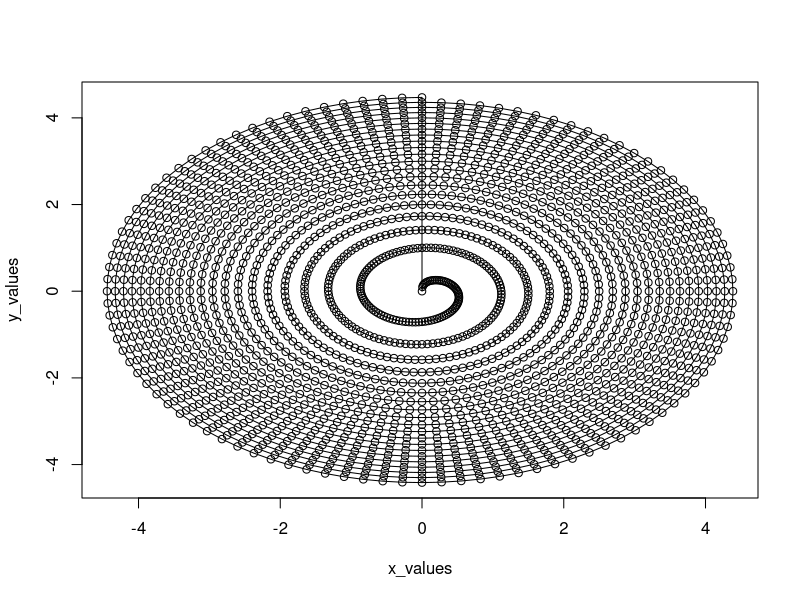

The R script that drew this image:
# plot (sqrt(t) * sin(2*pi*t), sqrt(t) * cos(2*pi*t)), for t = 0 -> 20, 0.01
# plot the polygonal chain

s = seq(0, 20, by=0.01)

xfun <- function(t) {
  sqrt(t) * sin(2*pi*t);
}

yfun <- function(t) {
  sqrt(t) * cos(2*pi*t);
}

x_values = xfun(s)
y_values = yfun(s)

plot(x_values, y_values)
polygon(x_values, y_values)
